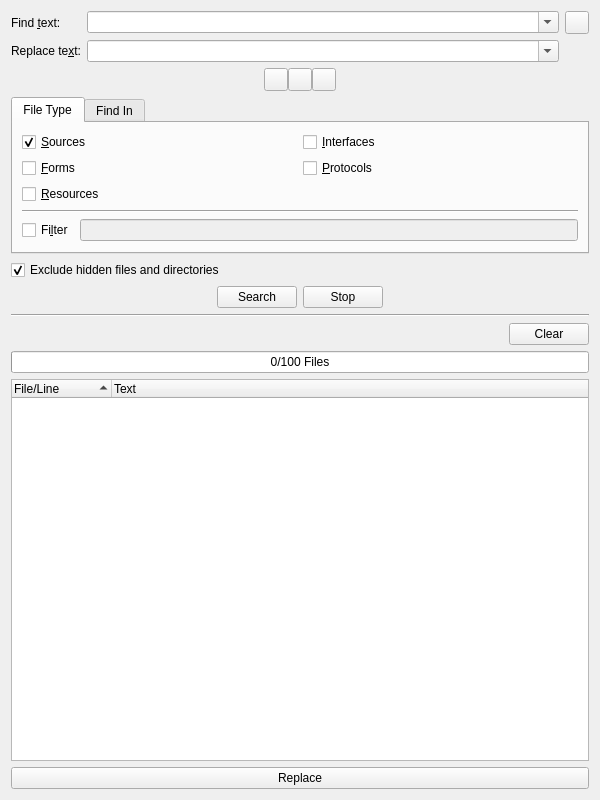
<?xml version="1.0" encoding="UTF-8"?>
<ui version="4.0">
 <class>FindFileWidget</class>
 <widget class="QWidget" name="FindFileWidget">
  <property name="geometry">
   <rect>
    <x>0</x>
    <y>0</y>
    <width>600</width>
    <height>800</height>
   </rect>
  </property>
  <layout class="QVBoxLayout" name="verticalLayout">
   <item>
    <layout class="QGridLayout" name="gridLayout_3">
     <item row="0" column="0">
      <widget class="QLabel" name="TextLabel1">
       <property name="text">
        <string>Find &amp;text:</string>
       </property>
       <property name="buddy">
        <cstring>findtextCombo</cstring>
       </property>
      </widget>
     </item>
     <item row="0" column="1">
      <widget class="QComboBox" name="findtextCombo">
       <property name="sizePolicy">
        <sizepolicy hsizetype="Expanding" vsizetype="Fixed">
         <horstretch>0</horstretch>
         <verstretch>0</verstretch>
        </sizepolicy>
       </property>
       <property name="toolTip">
        <string>Enter the search text or regular expression</string>
       </property>
       <property name="editable">
        <bool>true</bool>
       </property>
       <property name="insertPolicy">
        <enum>QComboBox::InsertAtTop</enum>
       </property>
       <property name="duplicatesEnabled">
        <bool>false</bool>
       </property>
      </widget>
     </item>
     <item row="0" column="2">
      <widget class="QToolButton" name="modeToggleButton">
       <property name="toolTip">
        <string>Press to toggle the mode between find and replace mode</string>
       </property>
      </widget>
     </item>
     <item row="1" column="0">
      <widget class="QLabel" name="replaceLabel">
       <property name="text">
        <string>Replace te&amp;xt:</string>
       </property>
       <property name="buddy">
        <cstring>findtextCombo</cstring>
       </property>
      </widget>
     </item>
     <item row="1" column="1">
      <widget class="QComboBox" name="replacetextCombo">
       <property name="sizePolicy">
        <sizepolicy hsizetype="Expanding" vsizetype="Fixed">
         <horstretch>0</horstretch>
         <verstretch>0</verstretch>
        </sizepolicy>
       </property>
       <property name="toolTip">
        <string>Enter the replacement text or regular expression</string>
       </property>
       <property name="editable">
        <bool>true</bool>
       </property>
       <property name="insertPolicy">
        <enum>QComboBox::InsertAtTop</enum>
       </property>
       <property name="duplicatesEnabled">
        <bool>false</bool>
       </property>
      </widget>
     </item>
    </layout>
   </item>
   <item>
    <layout class="QHBoxLayout" name="horizontalLayout_2">
     <property name="spacing">
      <number>0</number>
     </property>
     <item>
      <spacer name="horizontalSpacer_3">
       <property name="orientation">
        <enum>Qt::Horizontal</enum>
       </property>
       <property name="sizeHint" stdset="0">
        <size>
         <width>40</width>
         <height>20</height>
        </size>
       </property>
      </spacer>
     </item>
     <item>
      <widget class="QToolButton" name="caseToolButton">
       <property name="toolTip">
        <string>Select to match case sensitive</string>
       </property>
       <property name="checkable">
        <bool>true</bool>
       </property>
      </widget>
     </item>
     <item>
      <widget class="QToolButton" name="wordToolButton">
       <property name="toolTip">
        <string>Select to match whole words only</string>
       </property>
       <property name="checkable">
        <bool>true</bool>
       </property>
      </widget>
     </item>
     <item>
      <widget class="QToolButton" name="regexpToolButton">
       <property name="toolTip">
        <string>Select if the searchtext is a regular expression</string>
       </property>
       <property name="checkable">
        <bool>true</bool>
       </property>
      </widget>
     </item>
     <item>
      <spacer name="horizontalSpacer_4">
       <property name="orientation">
        <enum>Qt::Horizontal</enum>
       </property>
       <property name="sizeHint" stdset="0">
        <size>
         <width>40</width>
         <height>20</height>
        </size>
       </property>
      </spacer>
     </item>
    </layout>
   </item>
   <item>
    <widget class="QTabWidget" name="fileOptionsWidget">
     <property name="currentIndex">
      <number>0</number>
     </property>
     <widget class="QWidget" name="fileTypeTab">
      <attribute name="title">
       <string>File Type</string>
      </attribute>
      <layout class="QGridLayout" name="gridLayout_4">
       <item row="0" column="0">
        <widget class="QCheckBox" name="sourcesCheckBox">
         <property name="toolTip">
          <string>Search in source files</string>
         </property>
         <property name="text">
          <string>&amp;Sources</string>
         </property>
         <property name="checked">
          <bool>true</bool>
         </property>
        </widget>
       </item>
       <item row="0" column="1">
        <widget class="QCheckBox" name="interfacesCheckBox">
         <property name="toolTip">
          <string>Search in interfaces</string>
         </property>
         <property name="text">
          <string>&amp;Interfaces</string>
         </property>
        </widget>
       </item>
       <item row="1" column="0">
        <widget class="QCheckBox" name="formsCheckBox">
         <property name="toolTip">
          <string>Search in forms</string>
         </property>
         <property name="text">
          <string>&amp;Forms</string>
         </property>
        </widget>
       </item>
       <item row="1" column="1">
        <widget class="QCheckBox" name="protocolsCheckBox">
         <property name="toolTip">
          <string>Search in protocols</string>
         </property>
         <property name="text">
          <string>&amp;Protocols</string>
         </property>
        </widget>
       </item>
       <item row="2" column="0">
        <widget class="QCheckBox" name="resourcesCheckBox">
         <property name="toolTip">
          <string>Search in resources</string>
         </property>
         <property name="text">
          <string>&amp;Resources</string>
         </property>
        </widget>
       </item>
       <item row="3" column="0" colspan="2">
        <widget class="Line" name="line">
         <property name="orientation">
          <enum>Qt::Horizontal</enum>
         </property>
        </widget>
       </item>
       <item row="4" column="0" colspan="2">
        <layout class="QHBoxLayout" name="horizontalLayout">
         <item>
          <widget class="QCheckBox" name="filterCheckBox">
           <property name="toolTip">
            <string>Select to filter the files by a given filename pattern</string>
           </property>
           <property name="text">
            <string>Fi&amp;lter</string>
           </property>
          </widget>
         </item>
         <item>
          <widget class="QLineEdit" name="filterEdit">
           <property name="enabled">
            <bool>false</bool>
           </property>
           <property name="sizePolicy">
            <sizepolicy hsizetype="Expanding" vsizetype="Fixed">
             <horstretch>0</horstretch>
             <verstretch>0</verstretch>
            </sizepolicy>
           </property>
           <property name="toolTip">
            <string>Enter the filename wildcards separated by ';'</string>
           </property>
           <property name="clearButtonEnabled">
            <bool>true</bool>
           </property>
          </widget>
         </item>
        </layout>
       </item>
      </layout>
     </widget>
     <widget class="QWidget" name="findInTab">
      <attribute name="title">
       <string>Find In</string>
      </attribute>
      <layout class="QVBoxLayout" name="verticalLayout_2">
       <item>
        <widget class="QRadioButton" name="projectButton">
         <property name="toolTip">
          <string>Search in files of the current project</string>
         </property>
         <property name="text">
          <string>&amp;Project</string>
         </property>
         <property name="checked">
          <bool>true</bool>
         </property>
        </widget>
       </item>
       <item>
        <widget class="QRadioButton" name="dirButton">
         <property name="toolTip">
          <string>Search in files of a directory tree to be entered below</string>
         </property>
         <property name="text">
          <string>&amp;Directory tree</string>
         </property>
        </widget>
       </item>
       <item>
        <widget class="EricComboPathPicker" name="dirPicker" native="true">
         <property name="enabled">
          <bool>false</bool>
         </property>
         <property name="sizePolicy">
          <sizepolicy hsizetype="Expanding" vsizetype="Preferred">
           <horstretch>0</horstretch>
           <verstretch>0</verstretch>
          </sizepolicy>
         </property>
         <property name="focusPolicy">
          <enum>Qt::WheelFocus</enum>
         </property>
         <property name="toolTip">
          <string>Enter the directory to search in</string>
         </property>
        </widget>
       </item>
       <item>
        <widget class="QRadioButton" name="openFilesButton">
         <property name="toolTip">
          <string>Search in open files only </string>
         </property>
         <property name="text">
          <string>&amp;Open files only</string>
         </property>
        </widget>
       </item>
       <item>
        <spacer name="verticalSpacer">
         <property name="orientation">
          <enum>Qt::Vertical</enum>
         </property>
         <property name="sizeHint" stdset="0">
          <size>
           <width>20</width>
           <height>20</height>
          </size>
         </property>
        </spacer>
       </item>
      </layout>
     </widget>
    </widget>
   </item>
   <item>
    <widget class="QCheckBox" name="excludeHiddenCheckBox">
     <property name="toolTip">
      <string>Select to exclude hidden files and directories when searching a directory tree.</string>
     </property>
     <property name="text">
      <string>Exclude hidden files and directories</string>
     </property>
     <property name="checked">
      <bool>true</bool>
     </property>
    </widget>
   </item>
   <item>
    <layout class="QHBoxLayout" name="horizontalLayout_3">
     <item>
      <spacer name="horizontalSpacer_2">
       <property name="orientation">
        <enum>Qt::Horizontal</enum>
       </property>
       <property name="sizeHint" stdset="0">
        <size>
         <width>40</width>
         <height>20</height>
        </size>
       </property>
      </spacer>
     </item>
     <item>
      <widget class="QPushButton" name="findButton">
       <property name="toolTip">
        <string>Press to start the search process</string>
       </property>
       <property name="text">
        <string>Search</string>
       </property>
      </widget>
     </item>
     <item>
      <widget class="QPushButton" name="stopButton">
       <property name="toolTip">
        <string>Press to stop the current search process</string>
       </property>
       <property name="text">
        <string>Stop</string>
       </property>
      </widget>
     </item>
     <item>
      <spacer name="horizontalSpacer">
       <property name="orientation">
        <enum>Qt::Horizontal</enum>
       </property>
       <property name="sizeHint" stdset="0">
        <size>
         <width>40</width>
         <height>20</height>
        </size>
       </property>
      </spacer>
     </item>
    </layout>
   </item>
   <item>
    <widget class="Line" name="line_2">
     <property name="orientation">
      <enum>Qt::Horizontal</enum>
     </property>
    </widget>
   </item>
   <item>
    <layout class="QHBoxLayout" name="horizontalLayout_4">
     <item>
      <widget class="EricSqueezeLabelPath" name="findProgressLabel">
       <property name="sizePolicy">
        <sizepolicy hsizetype="Expanding" vsizetype="Preferred">
         <horstretch>0</horstretch>
         <verstretch>0</verstretch>
        </sizepolicy>
       </property>
       <property name="text">
        <string/>
       </property>
      </widget>
     </item>
     <item>
      <widget class="QPushButton" name="clearButton">
       <property name="toolTip">
        <string>Press to clear the search results</string>
       </property>
       <property name="text">
        <string>Clear</string>
       </property>
      </widget>
     </item>
    </layout>
   </item>
   <item>
    <widget class="QProgressBar" name="findProgress">
     <property name="toolTip">
      <string>Shows the progress of the search action</string>
     </property>
     <property name="value">
      <number>0</number>
     </property>
     <property name="orientation">
      <enum>Qt::Horizontal</enum>
     </property>
     <property name="format">
      <string>%v/%m Files</string>
     </property>
    </widget>
   </item>
   <item>
    <widget class="QTreeWidget" name="findList">
     <property name="sizePolicy">
      <sizepolicy hsizetype="Expanding" vsizetype="Expanding">
       <horstretch>0</horstretch>
       <verstretch>5</verstretch>
      </sizepolicy>
     </property>
     <property name="alternatingRowColors">
      <bool>true</bool>
     </property>
     <property name="sortingEnabled">
      <bool>true</bool>
     </property>
     <property name="columnCount">
      <number>2</number>
     </property>
     <column>
      <property name="text">
       <string>File/Line</string>
      </property>
     </column>
     <column>
      <property name="text">
       <string>Text</string>
      </property>
     </column>
    </widget>
   </item>
   <item>
    <widget class="QPushButton" name="replaceButton">
     <property name="toolTip">
      <string>Press to apply the selected replacements</string>
     </property>
     <property name="text">
      <string>Replace</string>
     </property>
    </widget>
   </item>
  </layout>
 </widget>
 <customwidgets>
  <customwidget>
   <class>EricSqueezeLabelPath</class>
   <extends>QLabel</extends>
   <header>EricWidgets/EricSqueezeLabels.h</header>
  </customwidget>
  <customwidget>
   <class>EricComboPathPicker</class>
   <extends>QWidget</extends>
   <header>EricWidgets/EricPathPicker.h</header>
   <container>1</container>
  </customwidget>
 </customwidgets>
 <tabstops>
  <tabstop>findtextCombo</tabstop>
  <tabstop>modeToggleButton</tabstop>
  <tabstop>replacetextCombo</tabstop>
  <tabstop>caseToolButton</tabstop>
  <tabstop>wordToolButton</tabstop>
  <tabstop>regexpToolButton</tabstop>
  <tabstop>fileOptionsWidget</tabstop>
  <tabstop>sourcesCheckBox</tabstop>
  <tabstop>formsCheckBox</tabstop>
  <tabstop>resourcesCheckBox</tabstop>
  <tabstop>interfacesCheckBox</tabstop>
  <tabstop>protocolsCheckBox</tabstop>
  <tabstop>filterCheckBox</tabstop>
  <tabstop>filterEdit</tabstop>
  <tabstop>projectButton</tabstop>
  <tabstop>dirButton</tabstop>
  <tabstop>dirPicker</tabstop>
  <tabstop>openFilesButton</tabstop>
  <tabstop>excludeHiddenCheckBox</tabstop>
  <tabstop>findButton</tabstop>
  <tabstop>stopButton</tabstop>
  <tabstop>clearButton</tabstop>
  <tabstop>findList</tabstop>
  <tabstop>replaceButton</tabstop>
 </tabstops>
 <resources/>
 <connections>
  <connection>
   <sender>dirButton</sender>
   <signal>toggled(bool)</signal>
   <receiver>dirPicker</receiver>
   <slot>setEnabled(bool)</slot>
   <hints>
    <hint type="sourcelabel">
     <x>92</x>
     <y>185</y>
    </hint>
    <hint type="destinationlabel">
     <x>90</x>
     <y>211</y>
    </hint>
   </hints>
  </connection>
  <connection>
   <sender>filterCheckBox</sender>
   <signal>toggled(bool)</signal>
   <receiver>filterEdit</receiver>
   <slot>setEnabled(bool)</slot>
   <hints>
    <hint type="sourcelabel">
     <x>52</x>
     <y>261</y>
    </hint>
    <hint type="destinationlabel">
     <x>101</x>
     <y>258</y>
    </hint>
   </hints>
  </connection>
 </connections>
</ui>
